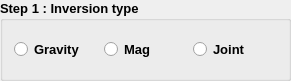
      <widget class="QGroupBox" name="groupBox_8">
       <property name="enabled">
        <bool>true</bool>
       </property>
       <property name="geometry">
        <rect>
         <x>380</x>
         <y>40</y>
         <width>291</width>
         <height>81</height>
        </rect>
       </property>
       <property name="sizePolicy">
        <sizepolicy hsizetype="Expanding" vsizetype="Expanding">
         <horstretch>0</horstretch>
         <verstretch>0</verstretch>
        </sizepolicy>
       </property>
       <property name="font">
        <font>
         <pointsize>10</pointsize>
         <weight>75</weight>
         <bold>true</bold>
        </font>
       </property>
       <property name="title">
        <string>Step 1 : Inversion type</string>
       </property>
       <layout class="QGridLayout" name="gridLayout_6">
        <item row="0" column="0">
         <widget class="QRadioButton" name="radioButton">
          <property name="text">
           <string>Gravity</string>
          </property>
         </widget>
        </item>
        <item row="0" column="1">
         <widget class="QRadioButton" name="radioButton_2">
          <property name="enabled">
           <bool>true</bool>
          </property>
          <property name="text">
           <string>Mag</string>
          </property>
         </widget>
        </item>
        <item row="0" column="2">
         <widget class="QRadioButton" name="radioButton_3">
          <property name="text">
           <string>Joint</string>
          </property>
         </widget>
        </item>
       </layout>
      </widget>
